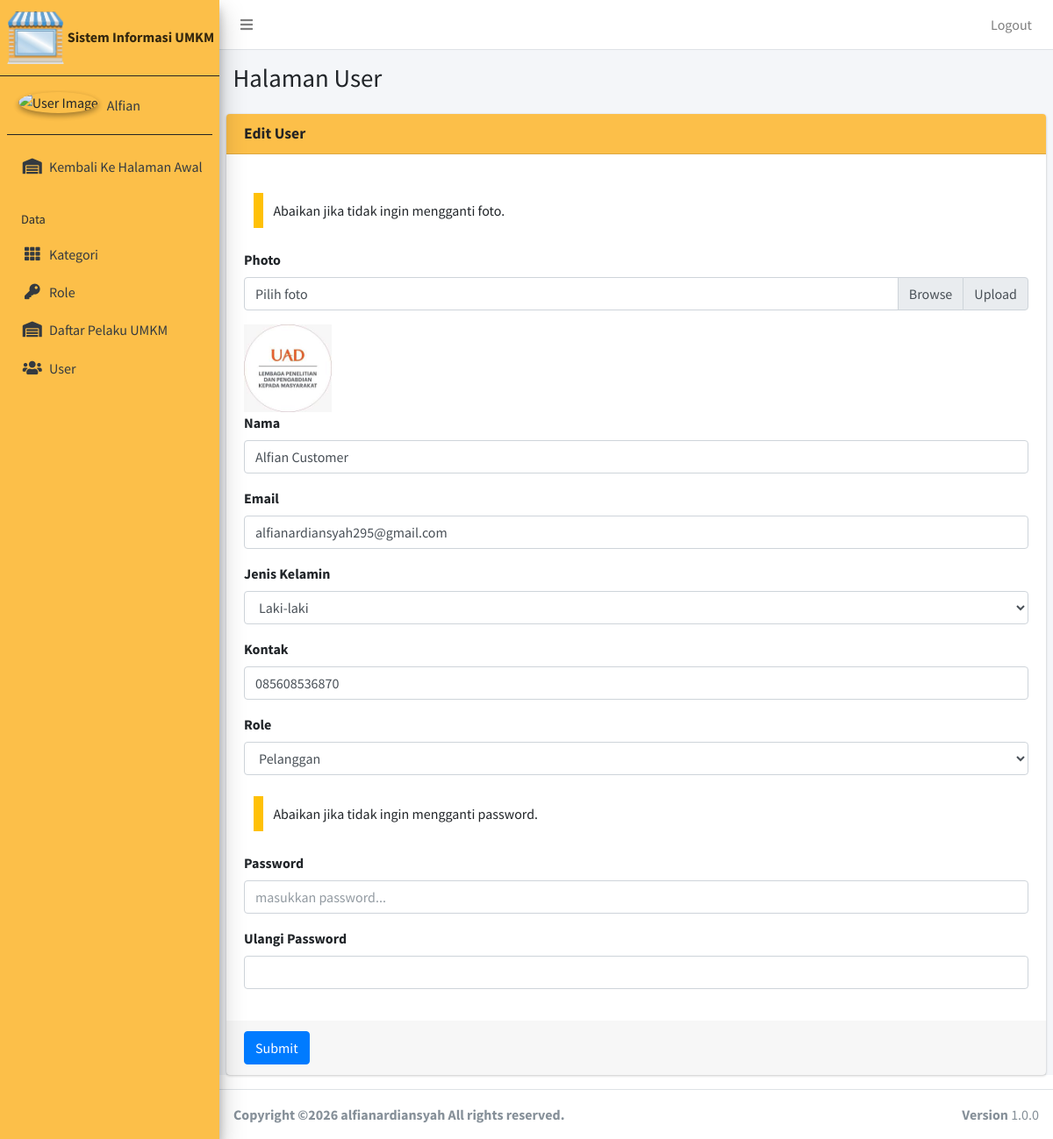
Page /public/user/edit/42 (signed in) on the committed database.
### tables this page shows
CREATE TABLE `user` (
  `id` int(11) NOT NULL,
  `photo` varchar(100) DEFAULT NULL,
  `nama` varchar(50) DEFAULT NULL,
  `email` varchar(100) NOT NULL,
  `jenis_kelamin` varchar(15) NOT NULL,
  `kontak` varchar(15) DEFAULT NULL,
  `toko_id` int(11) DEFAULT NULL,
  `rekening` varchar(25) DEFAULT NULL,
  `password` varchar(255) NOT NULL,
  `role_id` int(11) NOT NULL
);

CREATE TABLE `role` (
  `id` int(11) NOT NULL,
  `nama_role` varchar(20) NOT NULL
);

### app/core/Controller.php (called while the page is built, shortened)
<?php
class Controller
{
	public function view($view, $data = [])
	{
		require_once '../app/views/' . $view . '.php';
	}
	public function model($model)
	{
		return new $model;
	}
}

### app/controllers/User.php (called while the page is built, shortened)
<?php
class User extends Controller
{
	public function edit($id)
	{
		$data['title'] = 'Edit User';
		$data['user'] = $this->model('UserModel')->getUserById($id);
		$data['role'] = $this->model('RoleModel')->getAllRole();
		$this->view('dashboard/user/edit', $data);
	}
}

### app/core/App.php (called while the page is built, shortened)
<?php
class App
{
	protected $method = 'index';
	protected $params = [];
	public function __construct()
	{
		$url = $this->parseURL();
		if (file_exists('../app/controllers/' . $url[0] . '.php')) {
			unset($url[0]);
		}
		$this->controller = new $this->controller;
		if (isset($url[1])) {
			if (method_exists($this->controller, $url[1])) {
				$this->method = $url[1];
				unset($url[1]);
			}
		}
		if (!empty($url)) {
			$this->params = array_values($url);
		}
		call_user_func_array([$this->controller, $this->method], $this->params);
	}
	public function parseURL()
	{
		if (isset($_GET['url'])) {
			$url = rtrim($_GET['url'], '/');
			$url = filter_var($url, FILTER_SANITIZE_URL);
			$url = explode('/', $url);
			return $url;
		}
	}
}

### public/index.php (called while the page is built, shortened)
<?php
$app = new App;

### app/core/Database.php (called while the page is built, shortened)
<?php
class Database
{
	private $host = DB_HOST;
	private $user = DB_USER;
	private $pass = DB_PASS;
	private $dbnm = DB_NAME;
	private $dbh;
	private $stmt;
	public function __construct()
	{
		$dsn = 'mysql:host=' . $this->host . ';dbname=' . $this->dbnm;
		$option = [
			PDO::ATTR_PERSISTENT => true,
			PDO::ATTR_ERRMODE => PDO::ERRMODE_EXCEPTION
		];
		try {
			$this->dbh = new PDO($dsn, $this->user, $this->pass, $option);
		} catch (PDOException $e) {
			die($e->getMessage());
		}
	}
	public function query($query)
	{
		$this->stmt = $this->dbh->prepare($query);
	}
	public function bind($param, $value, $type = null)
	{
		if (is_null($type)) {
			switch (true) {
				default:
					$type = PDO::PARAM_STR;
			}
		}
		$this->stmt->bindValue($param, $value, $type);
	}
	public function execute()
	{
		$this->stmt->execute();
	}
	public function resultSet()
	{
		$this->execute();
		return $this->stmt->fetchAll(PDO::FETCH_ASSOC);
	}
	public function single()
	{
		$this->execute();
		return $this->stmt->fetch(PDO::FETCH_ASSOC);
	}
}

### app/models/UserModel.php (called while the page is built, shortened)
<?php
class UserModel
{
	private $table = 'user';
	private $db;
	public function __construct()
	{
		$this->db = new Database;
		$this->get_all_data_user();
	}
	public function getUserById($id)
	{
		$query = 'SELECT user.*,role.nama_role, toko.nama_toko,toko.alamat as toko_alamat,toko.id as id_toko FROM user
				  LEFT JOIN role ON user.role_id = role.id
				  LEFT JOIN toko ON user.toko_id = toko.id WHERE user.id=:id';
		$this->db->query($query);
		$this->db->bind('id', $id);
		return $this->db->single();
	}
	public function get_all_data_user()
	{
		$this->db->query('SELECT * FROM ' . $this->table);
		$this->total_records = count($this->db->resultSet());
		return $this->db->resultSet();
	}
}

### app/models/RoleModel.php (called while the page is built, shortened)
<?php
class RoleModel
{
	private $table = 'role';
	private $db;
	public function __construct()
	{
		$this->db = new Database;
		$this->get_all_data();
	}
	public function get_all_data()
	{
		$this->db->query('SELECT * FROM ' . $this->table);
		$this->total_records = count($this->db->resultSet());
		return $this->db->resultSet();
	}
	public function getAllRole()
	{
		$start = 0;
		$this->db->query('SELECT * FROM ' . $this->table . ' LIMIT ' . $start . ', 10 ');
		$this->total_records = count($this->db->resultSet());
		return $this->db->resultSet();
	}
}

### app/views/dashboard/user/edit.php (the view, shortened to what this page needs)
<div class="content-wrapper">
  <section class="content-header">
    <div class="container-fluid">
      <div class="row mb-2">
        <div class="col-sm-6">
          <h1>Halaman User</h1>
        </div>
      </div>
    </div>
  </section>
  <section class="content">
    <div class="card card-primary">
      <div class="card-header">
        <h3 class="card-title font-weight-bold"><?= $data['title']; ?></h3>
      </div>
      <form role="form" action="<?= base_url; ?>/user/updateUser" method="POST" enctype="multipart/form-data">
        <div class="card-body">
          <blockquote class="quote-warning">Abaikan jika tidak ingin mengganti foto.</blockquote>
          <div class="form-group">
            <label for="photo">Photo</label>
            <div class="input-group">
              <div class="custom-file">
                <label class="custom-file-label" for="photo">Pilih foto</label>
              </div>
              <div class="input-group-append">
                <span class="input-group-text">Upload</span>
              </div>
            </div>
          </div>
          <img src="<?= base_url . '/assets/img/user/' . $data['user']['photo'] ?>" alt="" height="100">
          <div class="form-group">
            <label>Nama</label>
            <input type="text" class="form-control" placeholder="masukkan nama..." name="nama"
              value="<?= $data['user']['nama']; ?>" autofocus>
          </div>
          <div class="form-group">
            <label>Email</label>
            <input type="text" class="form-control" placeholder="masukkan email..." name="email"
              value="<?= $data['user']['email']; ?>">
          </div>
          <div class="form-group">
            <label>Jenis Kelamin</label>
            <Select class="form-control" name="jenis_kelamin">
              <Option value="laki-laki" <?php if ($data['user']['jenis_kelamin'] == 'laki-laki')
                echo 'selected'; ?>>
                Laki-laki</Option>
            </Select>
          </div>
          <div class="form-group">
            <label>Kontak</label>
            <input type="text" class="form-control" placeholder="masukkan kontak..." name="kontak"
              value="<?= $data['user']['kontak'] ?>">
          </div>
          <div class="form-group">
            <?php if ($_SESSION['role'] == 'Admin'): ?>
              <label for="" class="form-label">Role</label>
              <select class="form-control" name="role_id" id="role_id">
                <?php foreach ($data['role'] as $key => $role): ?>
                  <option value="<?= $role['id']; ?>" <?php if ($data['user']['role_id'] == $role['id']) {
                      echo "selected";
                    } ?>><?= $role['nama_role']; ?></option>
                <?php endforeach; ?>
              </select>
            <?php else: ?>
              <input type="text" value="<?= $data['user']['role_id']; ?>" name="role_id" id="role_id" hidden>
            <?php endif; ?>
          </div>
          <blockquote class=" quote-warning">Abaikan jika tidak ingin mengganti password.</blockquote>
          <div class="form-group">
            <label>Password</label>
            <input type="password" class="form-control" placeholder="masukkan password..." name="password">
          </div>
          <div class="form-group">
            <label>Ulangi Password</label>
            <input type="password" class="form-control" name="ulangi_password">
          </div>
        </div>
        <div class="card-footer">
          <button type="submit" class="btn btn-primary">Submit</button>
        </div>
      </form>
    </div>
  </section>
</div>

### app/views/dashboard/templates/header.php (style rules this page uses)
.card-header { background-color: #FCBF49 !important; color: #232324 !important; }

### rows in the picture
user: photo (picture), nama "Alfian Customer", email "alfianardiansyah295@gmail.com", jenis_kelamin "Laki-laki", kontak "085608536870", role_id "Pelanggan"

### other values in the picture
$_SESSION['nama'] "Alfian"
$data['title'] "Edit User"
